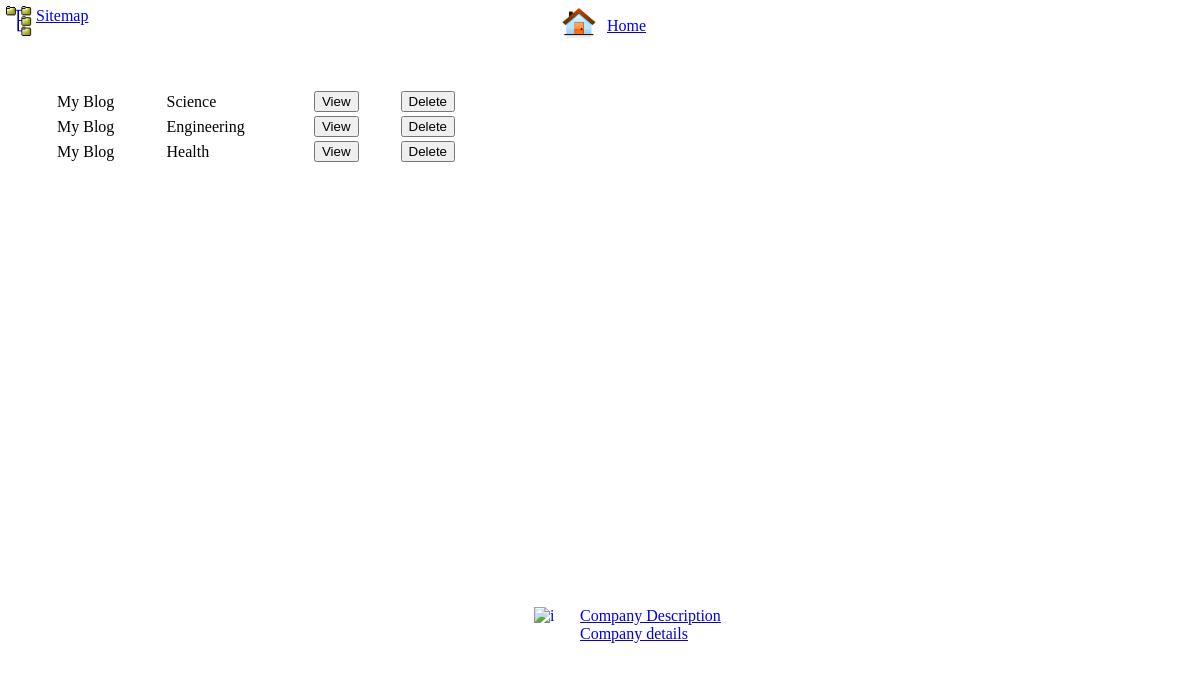
The page /showList.php (signed in) on the database its author committed.
### tables this page shows
CREATE TABLE IF NOT EXISTS `kj_blogu` (
  `PID` int(10) NOT NULL,
  `ID` int(10) NOT NULL,
  `Title` varchar(150) NOT NULL,
  `Category` varchar(50) NOT NULL,
  `Details` varchar(30000) NOT NULL,
  `Images` varchar(300) NOT NULL,
  `Links` varchar(300) NOT NULL
);

### showList.php (the view, shortened to what this page needs)
<!DOCTYPE html PUBLIC "-//W3C//DTD XHTML 1.0 Transitional//EN" "http://www.w3.org/TR/xhtml1/DTD/xhtml1-transitional.dtd">
<html xmlns="http://www.w3.org/1999/xhtml">
<head>
</head>
<body>
<div id="Layer6"><a href="http://localhost/ExpertsBlog/companyDetails.php"><img src="http://localhost/ExpertsBlog/images/companylogo.jpg" alt="i" width="46" height="42" align="left" longdesc="http://localhost/ExpertsBlog/companyDescription.php" />Company Description<br />
  Company details</a></div>
<div id="Layer12"><a href="http://localhost/ExpertsBlog/index.php">Home</a></div>
<div id="Layer1"><a href="http://localhost/ExpertsBlog/siteMap.php">Sitemap</a></div>
<div id="Layer8"><a href="http://localhost/ExpertsBlog/siteMap.php"><img src="http://localhost/ExpertsBlog//images/sitemap.gif" alt="sitemap" width="26" height="30" border="0" align="top" longdesc="http://localhost/ExpersBlog/siteMap.php" /></a></div>
<div id="Layer2"><a href="http://localhost/ExpertsBlog/index.php"><img src="http://localhost/ExpertsBlog/images/home.png" alt="home" width="35" height="31" border="0" align="bottom" longdesc="http://localhost/ExpertsBlog/index.php" /></a></div>
<p>&nbsp;</p>
<p>&nbsp;</p>
<div id="Layer11">
  <?php
$na=$_SESSION['fname'];
$result = mysql_query("SELECT * FROM kj_loginu where Uname='$na'");
while($row = mysql_fetch_array($result))
  {
  $pid=$row['PID'];
  }
$result = mysql_query("SELECT * FROM kj_blogu where PID='$pid'");
echo "<table width='450'>";
while($row = mysql_fetch_array($result))
  {
  echo "<tr><td>";
  echo $row['Title'];
  echo "</td>";
  echo "<td>";
  echo $row['Category'];
  echo "</td>";
  echo "<td>";
  echo "<form action='http://localhost/ExpertsBlog/blogView.php' method='post'>";
  echo "<input type='submit' name='Submit' value='View' />";
  echo "</form>";
  echo "</td>";
  echo "<td>";
  echo "<form action='http://localhost/ExpertsBlog/delete.php' method='post'>";
  echo "<input type='submit' name='Submit' value='Delete' />";
  echo "</form>";
  echo "</td>";
  echo "</tr></td>";
  }
echo "</table>";
?>
</div>
<p>&nbsp;</p>
</body>
</html>

### showList.php (style rules this page uses)
#Layer12 { position:absolute; width:54px; height:22px; z-index:9; left: 607px; top: 17px; }
#Layer1 { position:absolute; width:191px; height:23px; z-index:1; top: 7px; left: 36px; border: 0; border-color: #FFFFFF; border-left-color: #0033FF; }
#Layer8 { position:absolute; width:26px; height:60px; z-index:8; left: 6px; top: 6px; }
#Layer2 { position:absolute; width:42px; height:48px; z-index:2; left: 561px; top: 8px; }
#Layer11 { position:absolute; width:1113px; height:513px; z-index:14; left: 54px; top: 88px; overflow: scroll; }

### rows shown on the page
kj_blogu: Title "My Blog", Category "Science"
kj_blogu: Title "My Blog", Category "Engineering"
kj_blogu: Title "My Blog", Category "Health"
